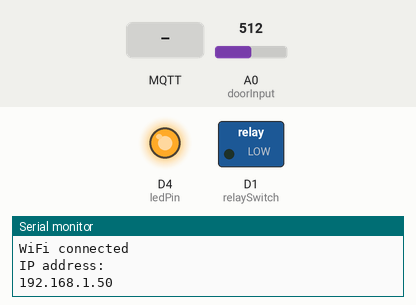
Recording of a sketch running on a simulated ESP8266 (Wemos D1 mini). Shown: switched loads named in the sketch (green lamp = pin HIGH), output pins drawn as LEDs (lit = HIGH), the last lines printed to the serial monitor. Inputs (shaded band) come from the test bench; at power-on: A0 (doorInput) = 512. WiFi joins after 1.5 s; servers stay silent unless stated; no MQTT or app messages arrive unless stated.

Above: at 3.3 s.
3.4 s: MQTT message "forceOpen" arrives on the first subscribed topic
At 5.1 s:
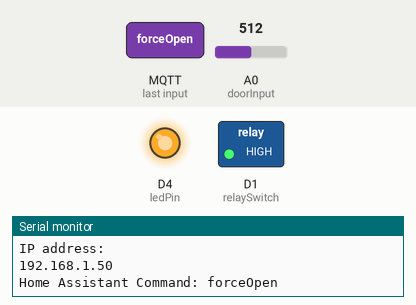
8.7 s: MQTT message "forceClose" arrives on the first subscribed topic
At 10.1 s:
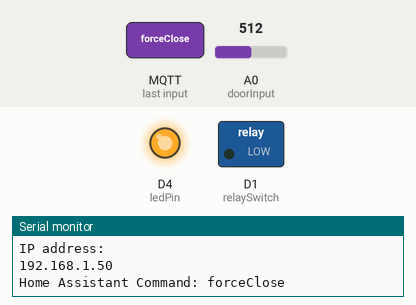
Timing chart, 0 to 11.7 s (numbered marks = the images above; inputs shaded):
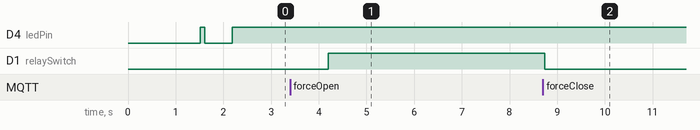

Measured:
- after the input at 3.4 s, D1 (relaySwitch): LOW → HIGH after 0.80 s
- after the input at 8.7 s, D1 (relaySwitch): HIGH → LOW at once

The sketch:

garage_door_sensor.ino
```cpp
#include <ESP8266WiFi.h>
#include <PubSubClient.h>
#include <ArduinoJson.h>
#include <ArduinoOTA.h>
#include "My_Helper.h"

//ALL CONFIG CHANGES ARE LOCATED IN My_Helper.h//
//ALL CONFIG CHANGES ARE LOCATED IN My_Helper.h//
//ALL CONFIG CHANGES ARE LOCATED IN My_Helper.h//
//ALL CONFIG CHANGES ARE LOCATED IN My_Helper.h//
//ALL CONFIG CHANGES ARE LOCATED IN My_Helper.h//
//ALL CONFIG CHANGES ARE LOCATED IN My_Helper.h//
//ALL CONFIG CHANGES ARE LOCATED IN My_Helper.h//
//ALL CONFIG CHANGES ARE LOCATED IN My_Helper.h//
//ALL CONFIG CHANGES ARE LOCATED IN My_Helper.h//

WiFiClient espClient;
PubSubClient client(espClient);

void setup() {

  pinMode(relaySwitch, OUTPUT);
  pinMode(ledPin, OUTPUT);
  pinMode(doorInput, INPUT);

  Serial.begin(115200);

  setup_wifi();
  client.setServer(mqtt_server, 1883);
  client.setCallback(callback);
  client.setBufferSize(1024);

  while(!configDetailsSent){
     if (connectClient()) {

      sendConfigDetailsToHA();
      //send initial door status without triggering relay
      getAndSendDoorStatus();
    }
  }

  //Setup OTA
  {

    //Authentication to avoid unauthorized updates
    //ArduinoOTA.setPassword((const char *)"nidayand");

    ArduinoOTA.setHostname((mqttDeviceClientId + "-" + String(ESP.getChipId())).c_str());

    ArduinoOTA.onStart([]() {
      Serial.println("Start");
    });
    ArduinoOTA.onEnd([]() {
      Serial.println("\nEnd");
    });
    ArduinoOTA.onProgress([](unsigned int progress, unsigned int total) {
      Serial.printf("Progress: %u%%\r", (progress / (total / 100)));
    });
    ArduinoOTA.onError([](ota_error_t error) {
      Serial.printf("Error[%u]: ", error);
      if (error == OTA_AUTH_ERROR) Serial.println("Auth Failed");
      else if (error == OTA_BEGIN_ERROR) Serial.println("Begin Failed");
      else if (error == OTA_CONNECT_ERROR) Serial.println("Connect Failed");
      else if (error == OTA_RECEIVE_ERROR) Serial.println("Receive Failed");
      else if (error == OTA_END_ERROR) Serial.println("End Failed");
    });
    ArduinoOTA.begin();
  }
}

void loop() {

  //OTA client code
  ArduinoOTA.handle();

  //attempt connection to WiFi if we don't have it
  if(!espClient.connected()){
    setup_wifi();
  }

  //while connected we send the current door status
  //and trigger relay if we need to
  if(client.connected()){
    client.loop();
    delay(1000);
    digitalWrite(ledPin, HIGH);
    getAndSendDoorStatus();
  } else {
    connectClient();
  }
}

void setup_wifi() {

  delay(10);
  // We start by connecting to a WiFi network
  Serial.println();
  Serial.print("Connecting to ");
  Serial.println(ssid);

  //Set WiFi mode so we don't create an access point.
  WiFi.mode(WIFI_STA);
  WiFi.begin(ssid, password);

  Serial.println(WiFi.mode(WIFI_STA));

  while (WiFi.status() != WL_CONNECTED) {
    delay(500);
    Serial.print(".");
    digitalWrite(ledPin, LOW);
  }

  randomSeed(micros());
  digitalWrite(ledPin, HIGH);

  Serial.println("");
  Serial.println("WiFi connected");
  Serial.println("IP address: ");
  Serial.println(WiFi.localIP());
}

boolean connectClient() {
  // Loop until we're connected
  while (!client.connected()) {
    configDetailsSent = false;
    digitalWrite(ledPin, HIGH);
    delay(100);
    digitalWrite(ledPin, LOW);
    Serial.print("Attempting MQTT connection...");
    // Check connection
    if (client.connect(mqttDeviceClientId.c_str(), mqtt_user, mqtt_password, availabilityTopic, 0, true, payloadNotAvailable)) {
      // Make an announcement when connected
      Serial.println("connected");
      client.publish(availabilityTopic, payloadAvailable, true);

      client.subscribe(commandTopic);
      client.subscribe(availabilityTopic);

      Serial.println("Subscribed to: ");
      Serial.println(commandTopic);
      Serial.println(availabilityTopic);

      while(!configDetailsSent){
        sendConfigDetailsToHA();
      }
      return true;
    } else {
      Serial.print("failed, rc=");
      Serial.print(client.state());
      Serial.println(" try again in 5 seconds");
      // Wait 5 seconds before retrying
      delay(5000);
      return false;
    }
  }
  return true;
}

void callback(char* topic, byte* message, unsigned int length) {

  String messageStr;

  for (int i = 0; i < length; i++) {
    messageStr += (char)message[i];
  }

  if (String(topic) == commandTopic) {
     Serial.print("Home Assistant Command: ");
     Serial.println(messageStr);

     if((messageStr == payloadOpen && doorStatus != opened) || messageStr == "forceOpen"){
        //open door is not already open or we are running a test.

        //trigger relay to open

        if(doorStatus == closed){
           closeTheDoor();
           delay(500);
        }
         //change to transition state opening
        client.publish(stateTopic, opening, true);
        openTheDoor();
     }else if((messageStr == payloadClose && doorStatus != closed) || messageStr == "forceClose"){
        //close door is not already closed or we are running a test

        //trigger relay to close

        if(doorStatus == opened){
           openTheDoor();
           delay(500);
        }
        //change to transition state closing
        client.publish(stateTopic, closing, true);
        closeTheDoor();
     }else if(messageStr == payloadStop){

        //make sure we undo the relevant switches to stop the motion based on the previous status
        if(doorStatus == opened){
          closeTheDoor();
        }else if(doorStatus == closed){
          openTheDoor();
        }
    }

    prevDoorStatus = doorStatus;

    //increase openThreshold by 1
    if(messageStr == "incrementOpenThreshold"){
      openThreshold = openThreshold + 1;
      String msg = "Set open threshold to: " + openThreshold;
      client.publish(stateTopic, msg.c_str(), true);
    }

    //decrease openThreshold by 1
    if(messageStr == "decrementOpenThreshold"){
      openThreshold = openThreshold - 1;
      String msg = "Set open threshold to: " + openThreshold;
      client.publish(stateTopic, msg.c_str(), true);
    }
  }
}

void getAndSendDoorStatus(){
   int initialDoorState = analogRead(doorInput);

   const char* initialDoorStatus = "";

   //determine initial door state based on openThreshold
  if(initialDoorState <= openThreshold){
    initialDoorStatus = opened;
  } else {
    initialDoorStatus = closed;
  }

  delay(500);

  int secondaryDoorState = analogRead(doorInput);

  //send initial and secondary readings to debug topic
  DynamicJsonDocument debugJsonDoc(100);
  debugJsonDoc["initial"] = initialDoorState;
  debugJsonDoc["secondary"] = secondaryDoorState;
  debugJsonDoc["openThreshold"] = openThreshold;

  char debugJson[100];
  serializeJsonPretty(debugJsonDoc, debugJson);
  client.publish(coverDebugTopic, debugJson, false);

  const char* secondaryDoorStatus = "";

   //determine secondary door state based on openThreshold
  if(secondaryDoorState <= openThreshold){
    secondaryDoorStatus = opened;
  } else {
    secondaryDoorStatus = closed;
  }

  //only send new door status if initial and secondary check are in agreement
  //and if status is different from previous one
  if(initialDoorStatus == secondaryDoorStatus){
      //set door status
      if(initialDoorState <= openThreshold){
        statusToOpen();
      } else {
        statusToClosed();
      }

      sendDoorStatus();
  }

}

void sendDoorStatus(){
    //publish to doorStatus to HA
    //if it has changed
    //then trigger the relay if we need to

    if(prevDoorStatus != doorStatus){
      Serial.print("Door ");
      Serial.println(doorStatus);
      client.publish(stateTopic, doorStatus, true);

      prevDoorStatus = doorStatus;
    }
}

void closeTheDoor(){
  digitalWrite(relaySwitch, closeDoor);
}

void statusToClosed(){
  doorStatus = closed;
}

void openTheDoor(){
  digitalWrite(relaySwitch, openDoor);
}

void statusToOpen(){
  doorStatus = opened;
}

void sendConfigDetailsToHA(){
  //Send cover entity details to home assistant on initial connection
    //for auto discovery
    StaticJsonDocument<1024> mqttConfig;
    mqttConfig["name"] = mqttDeviceName;
    mqttConfig["dev_cla"] = mqttDeviceClass;
    mqttConfig["stat_t"] = stateTopic;
    mqttConfig["cmd_t"] = commandTopic;
    mqttConfig["stat_open"] = opened;
    mqttConfig["stat_clsd"] = closed;
    mqttConfig["stat_closing"] = closing;
    mqttConfig["stat_opening"] = opening;
    mqttConfig["pl_open"] = payloadOpen;
    mqttConfig["pl_cls"] = payloadClose;
    mqttConfig["pl_stop"] = payloadStop;
    mqttConfig["opt"] = false;
    mqttConfig["ret"] = true;
    mqttConfig["avty_t"] = availabilityTopic;
    mqttConfig["pl_avail"] = payloadAvailable;
    mqttConfig["pl_not_avail"] = payloadNotAvailable;
    mqttConfig["uniq_id"] = mqttDeviceClientId;

    mqttConfig["dev"]["name"] = mqttDeviceClientId;
    mqttConfig["dev"]["mf"] = manufacturer;
    mqttConfig["dev"]["mdl"] = model;
    mqttConfig["dev"]["sw"] = softwareVersion;
    mqttConfig["dev"]["ids"][0] = mqttDeviceClientId;

    char json[1024];
    serializeJsonPretty(mqttConfig, json);
    client.publish(configTopic, json, true);
    configDetailsSent = true;
}
```

My_Helper_sample.h
```cpp
#ifndef MY_HELPER_H
#define MY_HELPER_H

const char* ssid = "YOUR_WIFI_SSID";
const char* password = "YOUR_WIFI_PASSWORD";
const char* mqtt_user = "YOUR_MQTT_USER";
const char* mqtt_password = "YOUR_MQTT_PASSWORD";
const char* mqtt_server = "YOUR_MQTT_SERVER";
const char* stateTopic = "homeassistant/cover/garage/door/state";
const char* coverDebugTopic = "homeassistant/cover/garage/door/debug";
const char* commandTopic = "homeassistant/cover/garage/door/set";
const char* configTopic = "homeassistant/cover/garage/door/config";
const char* availabilityTopic = "homeassistant/cover/garage/door/availability";
const char* doorStatus = "";
const char* prevDoorStatus = "";

const char* softwareVersion = "1.3.1";
const char* manufacturer = "NandPez";
const char* model = "Wemos D1 Mini / 1ch Relay / Sommer Conex & Output OC";
String mqttDeviceClientId = "GarageController";
const char* mqttDeviceName = "Garage Door";
const char* mqttDeviceClass = "garage";

int openThreshold = 15;
boolean configDetailsSent = false;

const int relaySwitch = D1;
const int ledPin = D4;
const int doorInput = A0;

const int conexT1 = LOW;
const int conexT2 = HIGH;

const int openDoor = conexT2;
const int closeDoor = conexT1;

//Statuses
const char* opened = "open";
const char* closed = "closed";
const char* closing = "closing";
const char* opening = "opening";
const char* stopped = "stopped";

//pay loads
const char* payloadOpen = "OPEN";
const char* payloadClose = "CLOSE";
const char* payloadStop = "STOP";
const char* payloadAvailable = "online";
const char* payloadNotAvailable = "offline";

#endif
```
